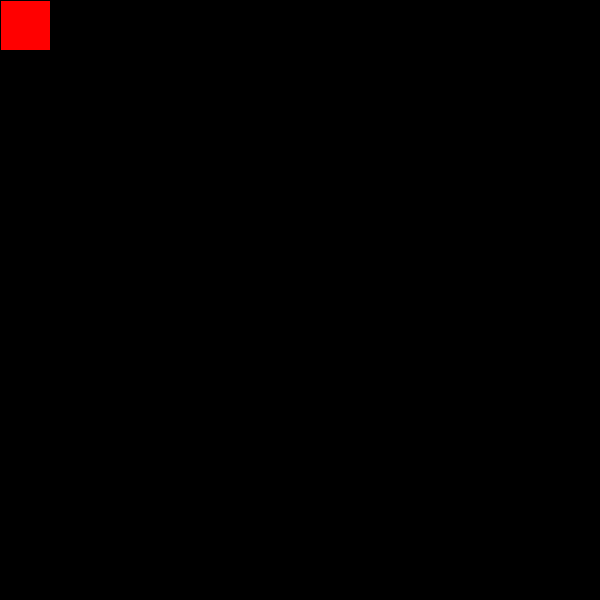
Frame 1 (no input)
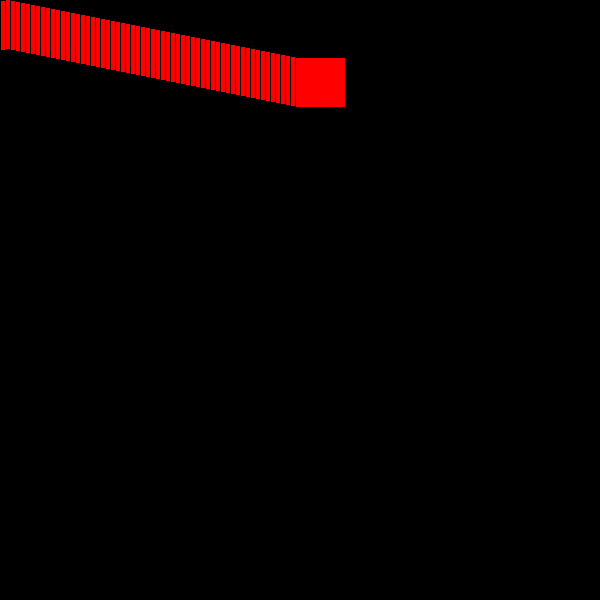
Frame 60 (the mouse pressed at the canvas centre just before this capture)
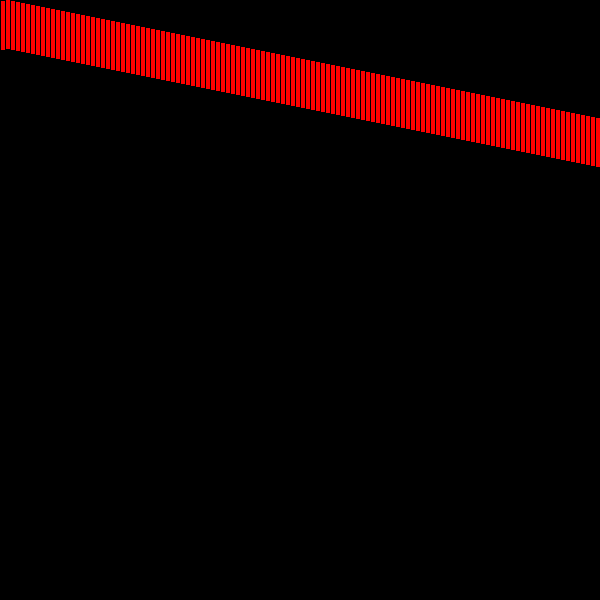
Frame 120 (the mouse held since frame 60 and released just before this capture)

The Processing sketch that drew these frames (run headless with seeded random() and noise(); from frame 60 on, the mouse is pressed at the canvas centre):

// Processing sketch: bouncing_rect_fast_refl_shado
// ── bouncing_rect_fast_refl_shado.pde
float circleX=0 ,circleY=0;
float xspeed=5;
float yspeed=-1;
void setup()
{
  size(600, 600);
  
  background(0);
}
void draw()
{fill(255,0,0);
  rect(circleX, circleY, 50, 50);
  circleY=circleY+yspeed;
  circleX=circleX+xspeed;
  if (circleX>width||circleX<0) {

    xspeed=xspeed*-1;
  }
  
  if(circleY>height||circleY<0)
  {yspeed=yspeed*-1;
  }
}
